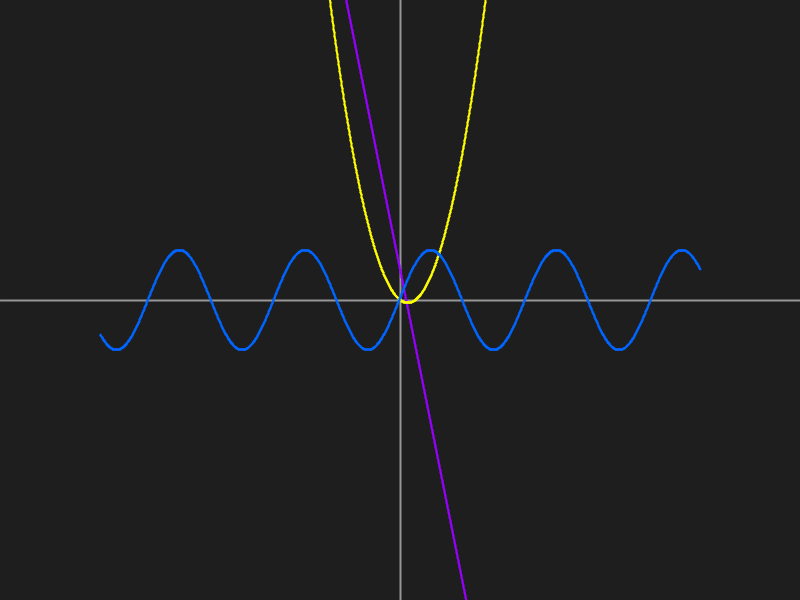
Frame 1 (no input)
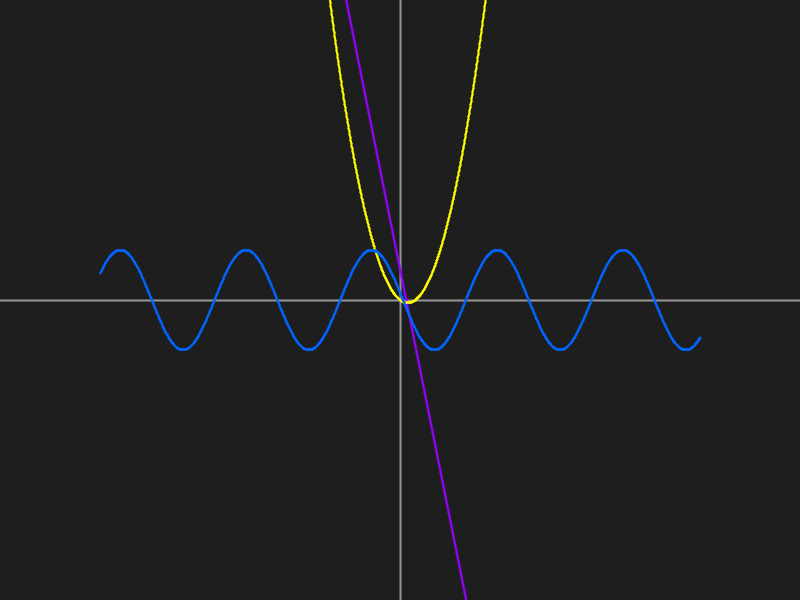
Frame 60 (the mouse pressed at the canvas centre just before this capture)
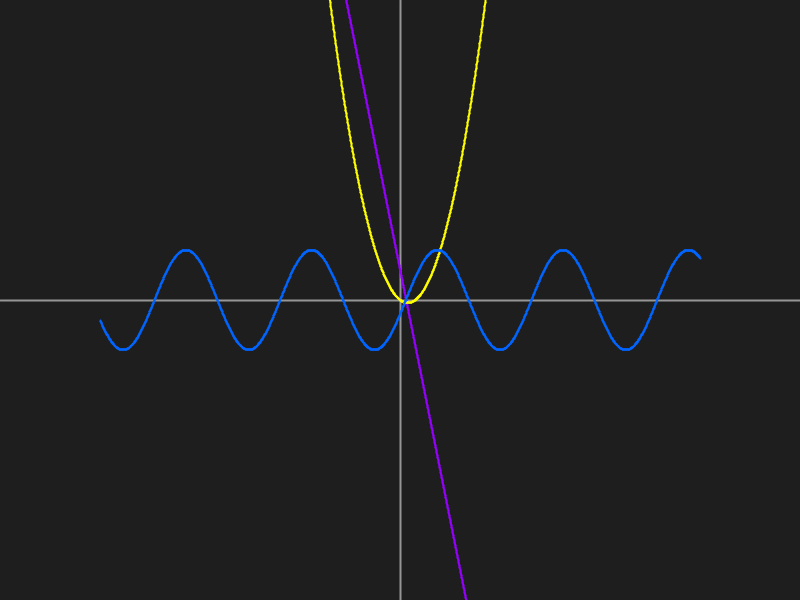
Frame 120 (the mouse held since frame 60 and released just before this capture)

The Processing sketch that drew these frames (run headless with seeded random() and noise(); from frame 60 on, the mouse is pressed at the canvas centre):

// Processing sketch: module_1
// ── module_1.pde
//  GLOBAL VARIABLES
float time = 0;
float amplitude = 50;
float frequency = 0.05;

//  SCREEN CENTER (for graphing)
float centerX = 400;
float centerY = 300;

void setup()
{
  size(800, 600);
  smooth(8);
  strokeWeight(2);
}

void draw()
{
  background(30);
  
  time += 0.05;
  
  drawAxes();
  drawLinear();
  drawQuadratic();
  drawSine();
}

//  KEY INPUT (BONUS)
void keyPressed()
{
  if (key == 'w') amplitude += 5;
  if (key == 's') amplitude -= 5;

  if (key == 'd') frequency += 0.01;
  if (key == 'a') frequency -= 0.01;
}

//  AXES
void drawAxes()
{
  stroke(150);

  //  X-axis
  line(0, centerY, width, centerY);

  //  Y-axis
  line(centerX, 0, centerX, height);
}

//  LINEAR FUNCTION
//  f(x) = -5x + 30
void drawLinear()
{
  stroke(150, 0, 255); // purple

  for (float x = -300; x < 300; x += 0.5)
  {
    float y1 = -5 * x + 30;
    float y2 = -5 * (x + 0.5) + 30;

    line(centerX + x, centerY - y1,
         centerX + (x + 0.5), centerY - y2);
  }
}

//  QUADRATIC FUNCTION
//  f(x) = x^2 - 15x - 3
void drawQuadratic()
{
  stroke(255, 255, 0); // yellow

  for (float x = -300; x < 300; x += 0.5)
  {
    float y1 = (x * x - 15 * x - 3) * 0.05;
    float y2 = ((x + 0.5) * (x + 0.5) - 15 * (x + 0.5) - 3) * 0.05;

    line(centerX + x, centerY - y1,
         centerX + (x + 0.5), centerY - y2);
  }
}

//  SINE FUNCTION
//  f(x) = A * sin(Fx + time)
void drawSine()
{
  stroke(0, 100, 255); // blue

  for (float x = -300; x < 300; x += 0.5)
  {
    float y1 = amplitude * sin(frequency * x + time);
    float y2 = amplitude * sin(frequency * (x + 0.5) + time);

    line(centerX + x, centerY - y1,
         centerX + (x + 0.5), centerY - y2);
  }
}
